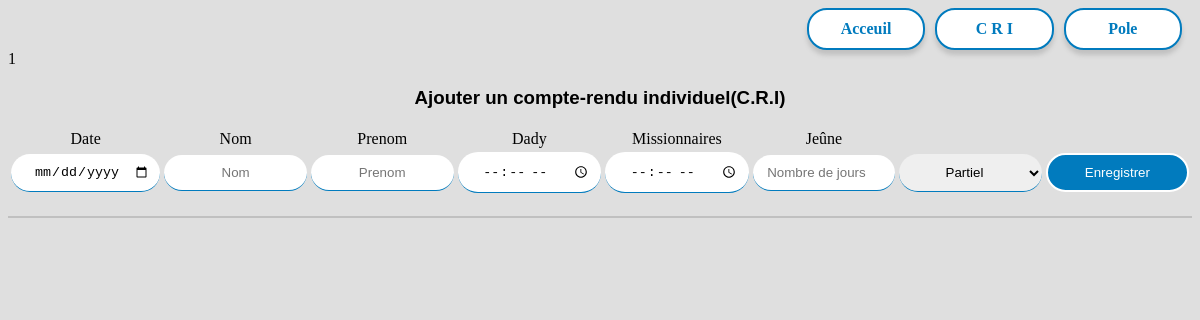
The page /index.php?action=menu2 on the database as committed earlier.
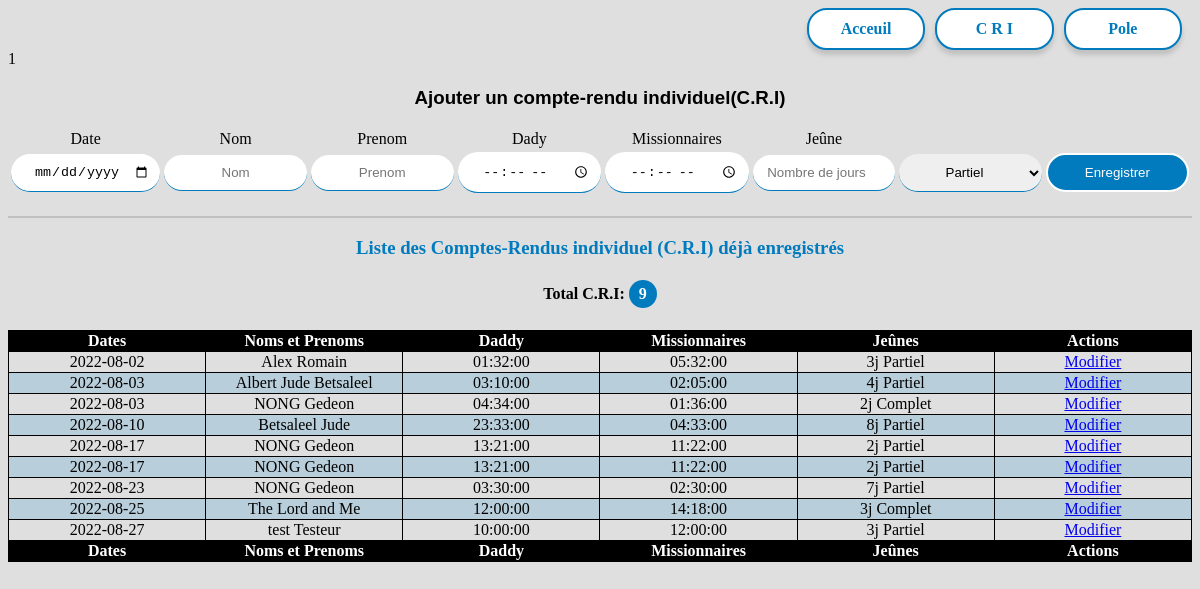
The same page on the database as committed later.
### tables this page shows
CREATE TABLE `singleaccount` (
  `id` smallint(6) NOT NULL,
  `firstname` varchar(50) DEFAULT NULL,
  `lastname` varchar(50) DEFAULT NULL,
  `sadate` date DEFAULT NULL,
  `daddy` time DEFAULT NULL,
  `missionnaries` time DEFAULT NULL,
  `fasting` smallint(6) DEFAULT NULL,
  `type_jeune` varchar(50) DEFAULT NULL,
  `id_user` smallint(6) DEFAULT NULL
);

### controlers/frontend.php (called while the page is built, shortened)
<?php
    spl_autoload_register(function(string $cheminComplet)
    {
        $path=str_replace("\\","/", $cheminComplet).'.php';
    });
    function formSA(){
        $liste=getSingleAcountList();
        require('./views/viewSA.php');
    }
    function getSingleAcountList()
    {
        $emptySA=new Singleaccount('','','');
        $listeSA=$emptySA->singleAccountList();
        $j=count($listeSA[0]);
        if($j!=0){
            return $listeSA;
        }
        else{
            return false;
        }
    }

### models/Singleaccount.php (called while the page is built, shortened)
<?php
    class Singleaccount extends Connecter{
        public function setFirstname($var)
        {
            if(isset($var) && is_string($var)){
                $this->_firstname=$var;
            }
            else{
                throw new \Exception("Valeur du nom incorrecte. Veuillez verifier(fichier Singleaccount.php/setFirstname)");
            }
        }
        public function setLastname($var)
        {
            if(isset($var) && is_string($var)){
                $this->_lastname=$var;
            }
            else{
                throw new \Exception("Valeur du Prenom incorrecte. Veuillez verifier(fichier Singleaccount.php/setLastname)");
            }
        }
        public function setSadate($var)
        {
            if(isset($var)){
                $this->_sadate=$var;
            }
            else{
                throw new \Exception("La valeur de la date est incorrecte. Veuillez verifier(fichier Singleaccount.php/setSadate)");
            }
        }
        public function setDaddy($var)
        {
            if(isset($var)){
                $this->_daddy=$var;
            }
            else{
                throw new \Exception("La valeur du champ 'daddy' est incorrecte. Veuillez verifier(fichier Singleaccount.php/setDaddy)");
            }
        }
        public function setMissionnaries($var)
        {
            if(isset($var)){
                $this->_missionnaries=$var;
            }
            else{
                throw new \Exception("La valeur du champ 'missionnaries' est incorrecte. Veuillez verifier(fichier Singleaccount.php/setMissionnaries)");
            }
        }
        public function setFasting($var)
        {
            if(isset($var) && is_int($var)){
                $this->_fasting=$var;
            }
            else{
                throw new \Exception("La valeur du champ 'fasting' est incorrecte. Veuillez verifier(fichier Singleaccount.php/setFasting)");
            }
        }
        public function setType_jeune($var)
        {
            if(isset($var) && is_string($var)){
                $this->_type_jeune=$var;
            }
            else{
                throw new \Exception("La valeur du champ 'type_jeune' est incorrecte. Veuillez verifier(fichier Singleaccount.php/setType_jeune)");
            }
        }
        public function getFirstname(){ return $this->_firstname;}
        public function getLastname(){ return $this->_lastname; }
        public function getSadate(){ return $this->_sadate; }
        public function getDaddy(){ return $this->_daddy; }
        public function getMissionnaries(){ return $this->_missionnaries; }
        public function getFasting(){ return $this->_fasting; }
        public function getType_jeune(){ return $this->_type_jeune; }
        public function hydraterSA($dad,$miss,$fasting,$type_jeune,$idUser)
        {
            return $this;
        }
        public function singleAccountList()
        {
            $bdd= $this->connexionDB();
            $req= $bdd->query("SELECT* FROM singleaccount ORDER BY sadate");
            $SA=[];
            $identifies=[];
            while($occurence=$req->fetch(\PDO::FETCH_ASSOC)){
                $oneSA= new Singleaccount($occurence['firstname'],$occurence['lastname'],$occurence['sadate']);
                $fasting=(int)$occurence['fasting'];
                $idenUser=(int)$occurence['id_user'];
                $oneSA=$oneSA->hydraterSA($occurence['daddy'],$occurence['missionnaries'],$fasting,$occurence['type_jeune'],$idenUser);
                $SA[]=$oneSA;
                $identifies[]=$occurence['id'];
            }
            $tab=[2];
            $tab[0]=$SA;
            $tab[1]=$identifies;
            return $tab;
        }
    }

### views/viewSA.php (the view, shortened to what this page needs)
<?php
    $cssForm='././publics/CSS/forms.css';
    $cssList='././publics/CSS/displayList.css';
?>
<div class="formulaire">
    <form action="index.php? action=makeSA" method="POST">
        <h3>Ajouter un compte-rendu individuel(C.R.I)</h3>
        <table>
            <tr>
                <td>Date</td>
                <td>Nom</td>
                <td>Prenom</td>
                <td>Dady</td>
                <td>Missionnaires</td>
                <td>Jeûne</td>
            </tr>
            <tr>
                <td><input type="date" name="date" required></td>
                <td><input type="text" name="firstname" placeholder="Nom" required></td>
                <td><input type="text" name="lastname" placeholder="Prenom" required></td>
                <td><input type="time" name="daddy"required ></td>
                <td><input type="time" name="missionnaries"required ></td>
                <td><input type="number" name="jeune" min="0" placeholder="Nombre de jours" required></td>
                <td><select name="type_jeune" required>
                    <option value="Partiel">Partiel</option>
                </select></td>
                <td class="bouton"><input type="submit" value="Enregistrer" ></td>
            </tr>
        </table>
    </form>
</div>
<div class="affichages">
    <?php
        if($liste!=false){
                $j=count($liste[0]);
            ?>
            <h3>Liste des Comptes-Rendus individuel (C.R.I) déjà enregistrés</h3>
            <div class="details">
                <h4>Total C.R.I: <span><?=$j?></span></h4>
            </div>
            <table>
                <thead>
                    <tr>
                        <th>Dates</th>
                        <th>Noms et Prenoms</th>
                        <th>Daddy</th>
                        <th>Missionnaires</th>
                        <th>Jeûnes</th>
                        <th>Actions</th>
                    </tr>
                </thead>
                <tfoot>
                    <tr>
                        <th>Dates</th>
                        <th>Noms et Prenoms</th>
                        <th>Daddy</th>
                        <th>Missionnaires</th>
                        <th>Jeûnes</th>
                        <th>Actions</th>
                    </tr>
                </tfoot>
                <tbody>
                    <?php
                        for($i=0; $i<$j; $i++){?>
                            <tr>
                                <td><?=$liste[0][$i]->getSadate()?></td>
                                <td><?=$liste[0][$i]->getFirstname().' '.$liste[0][$i]->getLastname()?> </td>
                                <td><?=$liste[0][$i]->getDaddy()?> </td>
                                <td><?=$liste[0][$i]->getMissionnaries() ?> </td>
                                <td><?=$liste[0][$i]->getFasting().''.'j'.' '.$liste[0][$i]->getType_jeune()?> </td>
                                <td>
                                    <a href="index.php? action=SAtoModify&amp;iden=<?=$liste[1][$i]?>">Modifier</a>
                                </td>
                            </tr>
                        <?php }
                    ?>
                </tbody>
            </table>
       <?php }
    ?>
</div>
<?php
    $pageContent=ob_get_clean();
    include("pageTemplate.php");
?>

### index.php (shortened to what this page needs)
<?php
    require_once('controlers/frontend.php');
    try {
        if(isset($_GET['action'])){
            if($_GET['action']=='menu2'){
                formSA();
            }
        }
        else{
            formPA();
        }
    }
    catch(Exception $e){
        echo("<b><u>Une erreur est survenu lors de l'exection. La voici : </u></b>".$e->getMessage());
    }
?>

### views/pageTemplate.php (shortened to what this page needs)
<!DOCTYPE html>
<html lang="fr">
    <head>
        <link rel="stylesheet" href="<?=$cssForm?>">
        <link rel="stylesheet" href="<?=$cssList?>">
    </head>
    <body>
        <?= include('menu.php');?>
        <?= $pageContent;?>
    </body>
</html>

### views/menu.php (shortened to what this page needs)
<!DOCTYPE html>
<html lang="en">
    <head>
        <link rel="stylesheet" href="././publics/CSS/menu.css">
    </head>
    <body>
        <div class="menu">
            <a href="index.php?action=acceuil">Acceuil</a>
            <a href="index.php?action=menu2">C R I</a>
            <a href="index.php?action=menu3">Pole</a>
        </div>
    </body>
</html>

### publics/CSS/forms.css (style rules this page uses)
* { box-sizing: border-box; }
html { background-color: rgba(192,192,192,0.5); }
.formulaire { width: 100%; border: 0; border-bottom: 2px solid rgb(192,192,192); padding-bottom: 20px; z-index: 2; position: relative; }
.formulaire form h3 { text-align: center; font-family: Playball, 'Trebuchet MS', 'Lucida Sans Unicode', 'Lucida Grande', sans-serif; }
.formulaire form table,.formulaire form table tr { width: 100%; text-align: center; }
.formulaire form table tr td { width: calc(100%/8); }
.formulaire form table tr td input,.formulaire form table tr td select { width: 100%; margin-right: 10px; padding: 10px 10px; text-align: center; border: none; border-bottom: 1px solid #017bbe; border-radius: 20px; }
.formulaire form table tr .bouton input { color: white; border: 2px solid white; background-color: #017bbe; }

### publics/CSS/displayList.css (style rules this page uses)
* { box-sizing: border-box; }
.affichages { width: 100%;; text-align: center; z-index: 1; }
.affichages h3 { text-align: center; color: #017bbe; }
.affichages .details h4 span { display: inline-block; padding: 5px 10px; font-size: 16px; color: white; background-color: #017bbe; border-radius: 20px; }
.affichages table { width: 100%; border-collapse: collapse; }
.affichages table tr { width: 100%; }
.affichages table tbody tr:nth-child(2n) { background-color: #6bacd056; }
.affichages table tr td { text-align: center; width: calc(100%/10); border: 1px solid black; }
.affichages table tr th { text-align: center; width: calc(100%/10); border: 1px solid black; background-color: black; color: white; }

### publics/CSS/menu.css (style rules this page uses)
* { box-sizing: border-box; }
.menu { display: flex; justify-content:flex-end; align-content: flex-end; align-self: flex-end; }
.menu a { width: 10%; color: #017bbe; text-decoration: none; font-size: 16px; font-weight: bold; text-align: center; align-self: flex-end; background-color: white; border: 2px solid #017bbe; padding: 10px 20px; border-radius: 20px; margin-right: 10px; box-shadow: 0px 5px 5px rgb(192,192,192); }

Rows that differ between the two databases and show on the page:
added singleaccount: sadate "2022-08-02", firstname "Alex", lastname "Romain", daddy "01:32:00", missionnaries "05:32:00", fasting "3", type_jeune "Partiel"
added singleaccount: sadate "2022-08-03", firstname "Albert", lastname "Jude Betsaleel", daddy "03:10:00", missionnaries "02:05:00", fasting "4", type_jeune "Partiel"
added singleaccount: sadate "2022-08-03", firstname "NONG", lastname "Gedeon", daddy "04:34:00", missionnaries "01:36:00", fasting "2", type_jeune "Complet"
added singleaccount: sadate "2022-08-10", firstname "Betsaleel", lastname "Jude", daddy "23:33:00", missionnaries "04:33:00", fasting "8", type_jeune "Partiel"
added singleaccount: sadate "2022-08-17", firstname "NONG", lastname "Gedeon", daddy "13:21:00", missionnaries "11:22:00", fasting "2", type_jeune "Partiel"
added singleaccount: sadate "2022-08-17", firstname "NONG", lastname "Gedeon", daddy "13:21:00", missionnaries "11:22:00", fasting "2", type_jeune "Partiel"
added singleaccount: sadate "2022-08-23", firstname "NONG", lastname "Gedeon", daddy "03:30:00", missionnaries "02:30:00", fasting "7", type_jeune "Partiel"
added singleaccount: sadate "2022-08-25", firstname "The Lord", lastname "and Me", daddy "12:00:00", missionnaries "14:18:00", fasting "3", type_jeune "Complet"
added singleaccount: sadate "2022-08-27", firstname "test", lastname "Testeur", daddy "10:00:00", missionnaries "12:00:00", fasting "3", type_jeune "Partiel"
Other text that changed with them:
$j: (not shown) → "9"
text now shown: "Liste des Comptes-Rendus individuel (C.R.I) déjà enregistrés Total C.R.I: Dates Noms et Prenoms Daddy Missionnaires Jeûnes Actions Dates Noms et Prenoms Daddy Missionnaires Jeûnes Actions"
